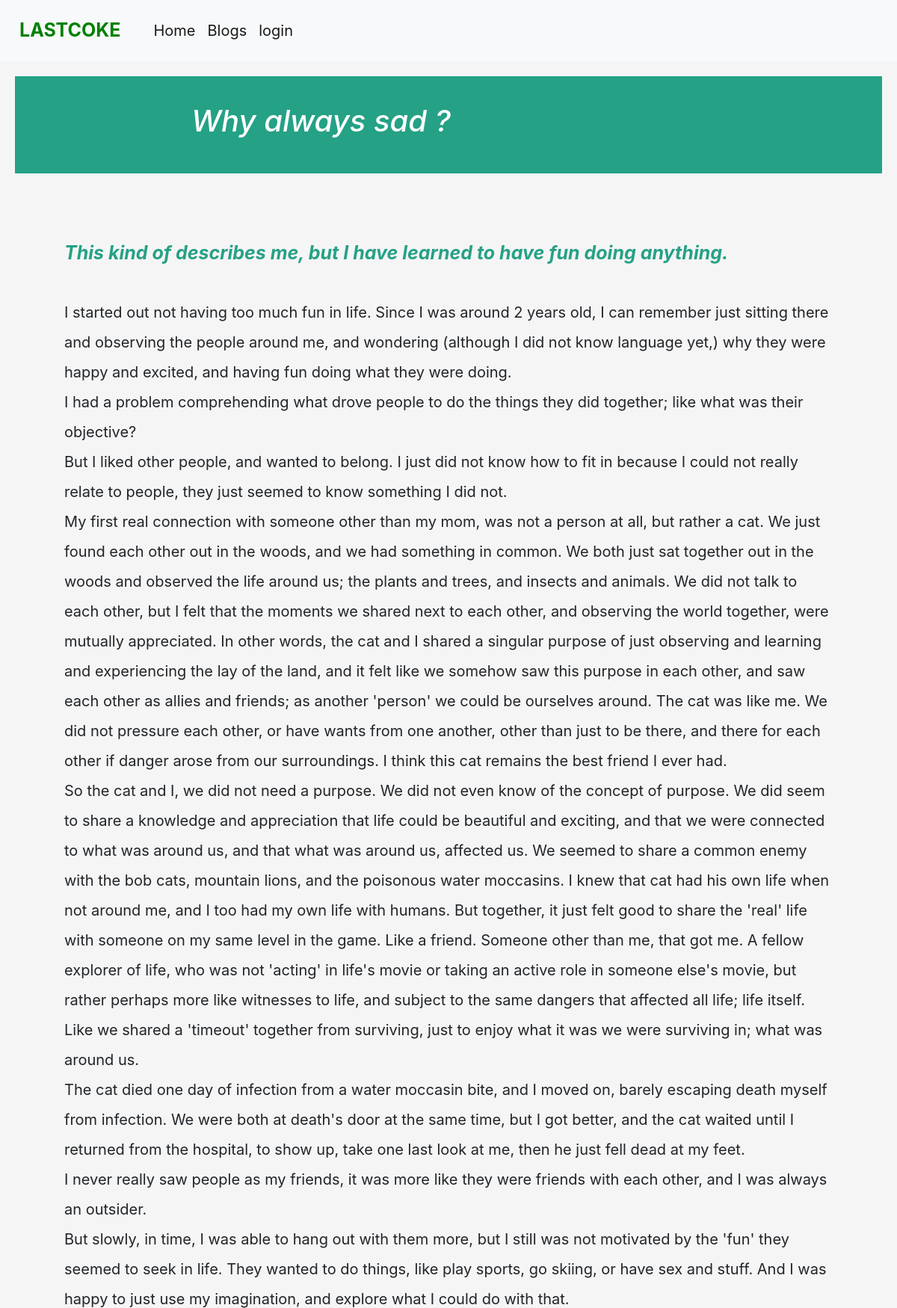
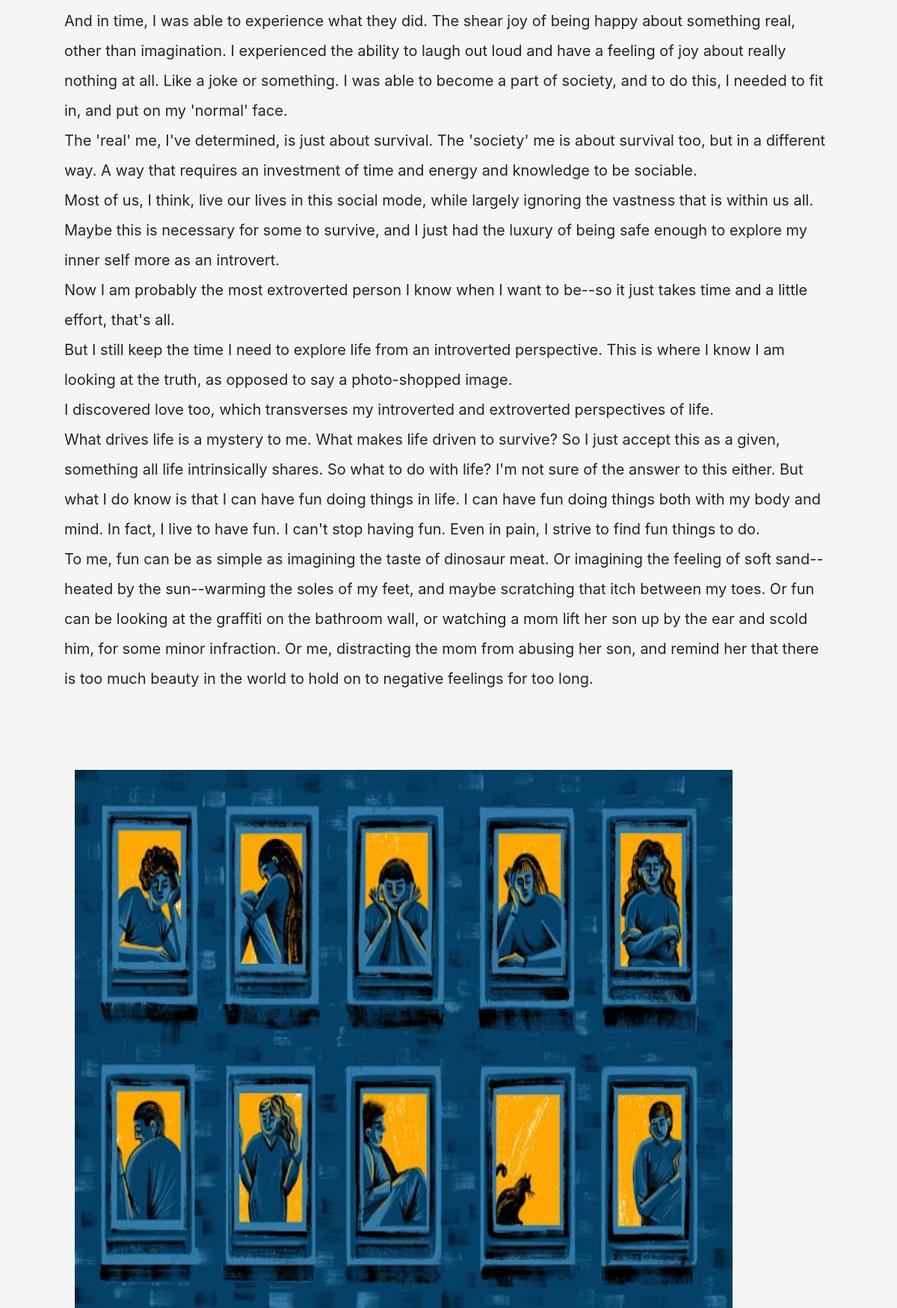
Screenshot of /readmore/27/ (upper part) with the database file from the repository (2 pictures, top to bottom).
### inner/models.py (models this page shows)
class Blog(models.Model):
    author=models.ForeignKey(User, on_delete=models.CASCADE)
    title=models.CharField(max_length=50)
    description=models.CharField(max_length=2000)
    created_on = models.DateTimeField(auto_now_add=True)
    images=models.ImageField(upload_to='images')

### inner/views.py (the view)
# urls.py: path('readmore/<int:id>/', views.readmore, name="readmore"),
def readmore(request,id):
    if request.method=='POST':
        post=Blog.objects.get(id=id)
        name=request.POST['name']
        body=request.POST['body']
        cmnt_obj=Comment(comment=post, name=name, body=body)
        cmnt_obj.save()
        return redirect('/')
        messages.warning(request, 'comment added sucessfully ')
    else:
        post=Blog.objects.get(id=id)
        comment=Comment.objects.filter(comment=post)
    return render(request, 'readmore.html',{'post':post, 'comment':comment})

### inner/templates/readmore.html (shortened to what this page needs)
{% extends 'home.html' %}
{% block container %}
<section class="body">
    <div class="bodyleft">
        <div class="title">
            <h1 style="padding-left:200px; margin:10px;"><i>{{post.title}}</i></h1>
        </div>
    </div>
</section>
<p><div class="descript" style="white-space: pre-line; font-size:20px; background-color:whitesmoke; padding:50px;"><P class="p">{{post.description|safe }}</p></div></p>
<img src="{{post.images.url}}" style="height:90%; width:90%; padding-left:100px; padding-right:100px;">
{% endblock container %}

### inner/templates/home.html (shortened to what this page needs)
{% block head %}
<link rel="stylesheet" href="https://cdn.jsdelivr.net/npm/bootstrap@4.5.3/dist/css/bootstrap.min.css">
<nav class="navbar navbar-expand-lg navbar-light bg-light">
    <a class="navbar-brand" href="{% url 'home' %}" style="font-size:25px; color:green; text-decoration:none;"><strong style="padding:10px;">LASTCOKE</strong></a>
    <div class="collapse navbar-collapse" id="navbarSupportedContent" style="padding:10px; font-size:20px;">
      <ul class="navbar-nav mr-auto">
        <li class="nav-item active">
          <a class="nav-link" href="{% url 'home' %}">Home <span class="sr-only">(current)</span></a>
        </li>
        <li class="nav-item active">
            {% if not user.is_authenticated %}
            <a class="nav-link" href="HTTPS://GOOGLE.COM">Blogs </a>
            {% endif %}
            <li class="nav-item active">
                {% if not user.is_authenticated %}
                <a class="nav-link" href="{% url 'login' %}">login </a>
                {% endif %}
      </ul>
    </div>
  </nav>
{% endblock head %}
{% block container %}{% endblock container %}

### inner/templates/home.html (style rules this page uses)
.body { display:flex; border:1px solid #25a186; background-color:#25a186; margin:20px; padding:25px; }
.bodyleft { width:70% }
.title { padding-bottom:10px; color:white; }

### inner/templates/readmore.html (style rules this page uses)
.descript { padding-right:20px; padding-left:20px; margin:35px; border:1px solid whitesmoke; background-color:whitesmoke; overflow:hidden; line-height:40px; }
.p::first-line { font-weight: bold; font-size: 25px; font-style:italic; color: #25a186; }

### rows the page displays
Blog: title "Why always sad ?", description "This kind of describes me, but I have learned to have fun doing anything. I started out not having too much fun in life. Since I was around 2 years old, I can remember just sitting there and observing the people around me, and wondering (although I did not know language yet,) why they were happy and excited, and having fun doing what they were doing. I had a problem comprehending what drove people to do the things they did together; like what was their objective? But I liked other people, and wanted to belong. I just did not know how to fit in because I could not really relate to people, they just seemed to know something I did not. My first real connection with someone other than my mom,…", images (picture)
